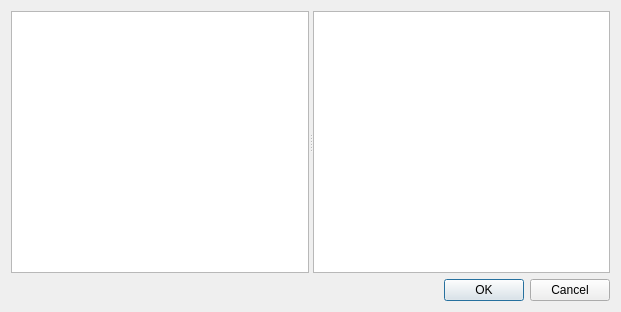
<?xml version="1.0" encoding="UTF-8"?>
<ui version="4.0">
 <class>Dialog</class>
 <widget class="QDialog" name="Dialog">
  <property name="geometry">
   <rect>
    <x>0</x>
    <y>0</y>
    <width>621</width>
    <height>312</height>
   </rect>
  </property>
  <property name="windowTitle">
   <string>Dialog</string>
  </property>
  <layout class="QVBoxLayout" name="verticalLayout">
   <item>
    <widget class="QSplitter" name="splitter">
     <property name="orientation">
      <enum>Qt::Horizontal</enum>
     </property>
     <widget class="QListView" name="listView"/>
     <widget class="QTreeView" name="treeView"/>
    </widget>
   </item>
   <item>
    <widget class="QDialogButtonBox" name="buttonBox">
     <property name="orientation">
      <enum>Qt::Horizontal</enum>
     </property>
     <property name="standardButtons">
      <set>QDialogButtonBox::Cancel|QDialogButtonBox::Ok</set>
     </property>
    </widget>
   </item>
  </layout>
 </widget>
 <resources/>
 <connections>
  <connection>
   <sender>buttonBox</sender>
   <signal>accepted()</signal>
   <receiver>Dialog</receiver>
   <slot>accept()</slot>
   <hints>
    <hint type="sourcelabel">
     <x>248</x>
     <y>254</y>
    </hint>
    <hint type="destinationlabel">
     <x>157</x>
     <y>274</y>
    </hint>
   </hints>
  </connection>
  <connection>
   <sender>buttonBox</sender>
   <signal>rejected()</signal>
   <receiver>Dialog</receiver>
   <slot>reject()</slot>
   <hints>
    <hint type="sourcelabel">
     <x>316</x>
     <y>260</y>
    </hint>
    <hint type="destinationlabel">
     <x>286</x>
     <y>274</y>
    </hint>
   </hints>
  </connection>
 </connections>
</ui>
